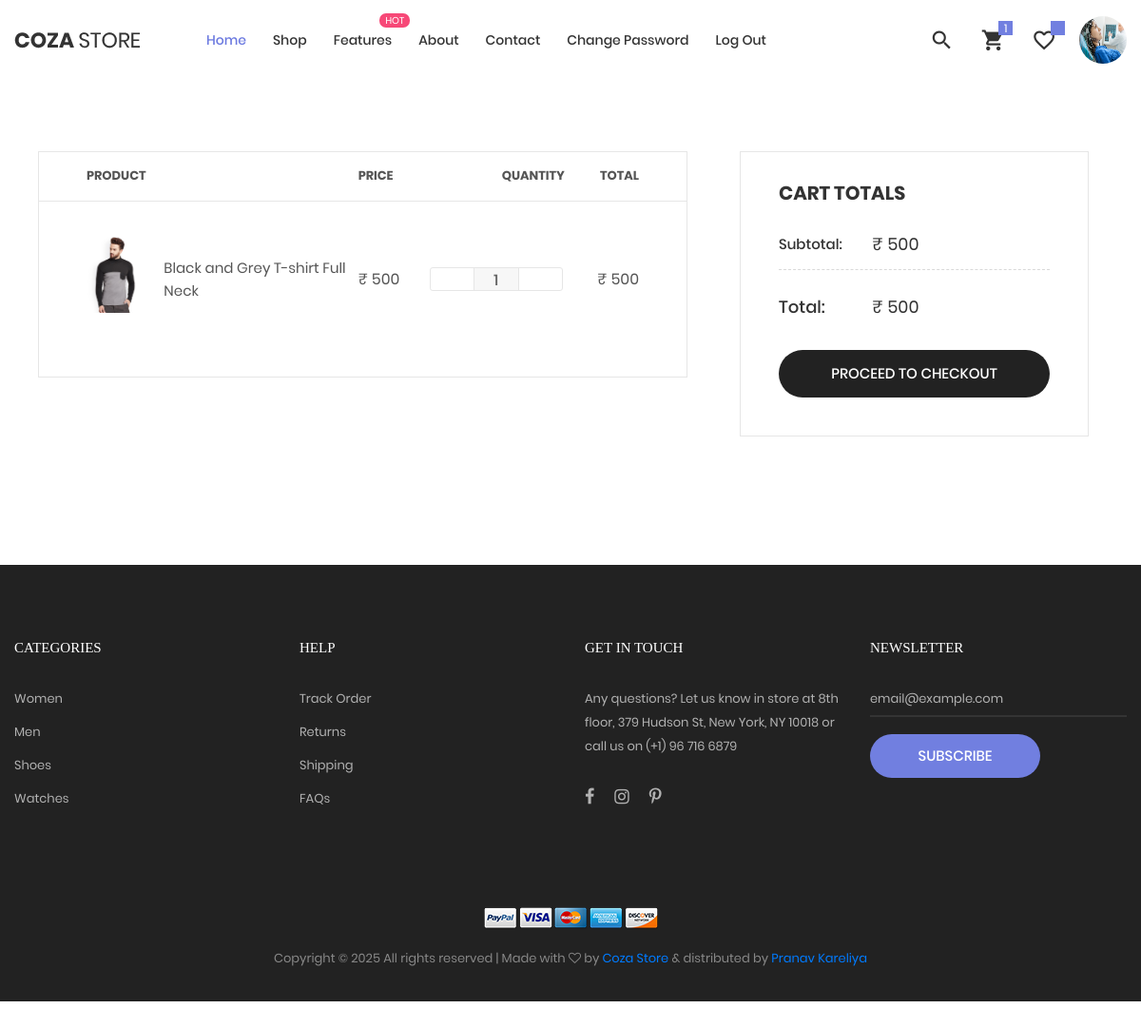
The app's page /cart/ (signed in) with its own data.
### myapp/models.py (models this page shows, shortened)
class Cart(models.Model):
    user=models.ForeignKey(User,on_delete=models.CASCADE)
    product=models.ForeignKey(Product,on_delete=models.CASCADE)
    product_price=models.PositiveIntegerField()
    product_qty=models.PositiveIntegerField()
    total_price=models.PositiveIntegerField()
    payment_status=models.BooleanField(default=False)

class Product(models.Model):
    category=(
        ("men","men"),
        ("women","women"),
        ("kids","kids"),
    )
    size=(
        ("s","s"),
        ("m","m"),
        ("l","l"),
        ("xl","xl"),
        ("xxl","xxl"),
    )
    seller=models.ForeignKey(User,on_delete=models.CASCADE)
    product_category=models.CharField(max_length=100,choices=category)
    product_size=models.CharField(max_length=100,choices=size)
    product_name=models.CharField(max_length=100)
    product_price=models.PositiveIntegerField()
    product_picture=models.ImageField(upload_to="product_picture/")
    product_desc=models.TextField()

### myapp/views.py (the view)
# urls.py: path('cart/',views.cart,name='cart'),
def cart(request):
    net_price=0
    user=User.objects.get(email=request.session['email'])
    carts=Cart.objects.filter(user=user).order_by("-id")
    for i in carts:
        net_price+=i.total_price
    request.session['cart_count']=len(carts)
    return render(request, 'cart.html',{'carts':carts,'net_price':net_price})

### myapp/templates/cart.html (shortened to what this page needs)
{% extends 'header.html' %}
{% load static %}
{% block content %}
<!DOCTYPE html>
<html lang="en">
<head>
</head>
<body class="animsition">
    <div class="bg0 p-t-75 p-b-85">
        <div class="container">
            <div class="row">
                <div class="col-lg-10 col-xl-7 m-lr-auto m-b-50">
                    <div class="m-l-25 m-r--38 m-lr-0-xl">
                        <div class="wrap-table-shopping-cart">
                            <table class="table-shopping-cart">
                                <thead>
                                    <tr class="table_head">
                                        <th class="column-1">Product</th>
                                        <th class="column-2"></th>
                                        <th class="column-3">Price</th>
                                        <th class="column-4">Quantity</th>
                                        <th class="column-5">Total</th>
                                    </tr>
                                </thead>
                                <tbody>
                                    {% for i in carts %}
                                    <tr class="table_row">
                                        <td class="column-1">
                                            <div class="how-itemcart1">
                                                <img src="{{ i.product.product_picture.url }}" alt="IMG">
                                            </div>
                                        </td>
                                        <td class="column-2" style="width: 30%;">
                                            <a href="{% url 'product_details' pk=i.product.pk %}"
                                                style="color: #555555;">
                                                {{i.product.product_name}}</a>
                                        </td>
                                        <td class="column-3">₹ {{i.product.product_price}}</td>
                                        <td class="column-4">
                                            <div class="wrap-num-product"
                                                style="width: 140px;height: 25px;border: 1px solid #e6e6e6; border-radius: 3px;overflow: hidden;">
                                                <form name="change_qty" method="post"
                                                    action="{% url 'change_qty' pk=i.pk %}"
                                                    class="mtext-104 cl3 txt-center"
                                                    style="display: flex;justify-content: center;align-items: center;">
                                                    <input type="number" name="product_qty" value="{{ i.product_qty }}"
                                                        min="1" max="10" class="mtext-104 cl3 txt-center num-product"
                                                        onchange="this.form.submit()">
                                                </form>
                                            </div>
                                        </td>
                                        <td class="column-5">₹ {{i.total_price}}</td>
                                    </tr>
                                    {% endfor %}
                                </tbody>
                            </table>
                        </div>
                    </div>
                </div>
                <div class="col-sm-10 col-lg-7 col-xl-5 m-lr-auto m-b-50">
                    <div class="bor10 p-lr-40 p-t-30 p-b-40 m-l-63 m-r-40 m-lr-0-xl p-lr-15-sm">
                        <h4 class="mtext-109 cl2 p-b-30">
                            Cart Totals
                        </h4>
                        <div class="flex-w flex-t bor12 p-b-13">
                            <div class="size-208">
                                <span class="stext-110 cl2">
                                    Subtotal:
                                </span>
                            </div>
                            <div class="size-209">
                                <span class="mtext-110 cl2">
                                    ₹ {{net_price}}
                                </span>
                            </div>
                        </div>
                        <div class="flex-w flex-t p-t-27 p-b-33">
                            <div class="size-208">
                                <span class="mtext-101 cl2">
                                    Total:
                                </span>
                            </div>
                            <div class="size-209 p-t-1">
                                <span class="mtext-110 cl2">
                                    ₹ {{net_price}}
                                </span>
                            </div>
                        </div>
                        <button class="flex-c-m stext-101 cl0 size-116 bg3 bor14 hov-btn3 p-lr-15 trans-04 pointer">
                            Proceed to Checkout
                        </button>
                    </div>
                </div>
            </div>
        </div>
    </div>
</body>
</html>
{% endblock %}

### myapp/static/css/main.css (style rules this page uses)
.container { max-width: 1380px; }
@media (max-width: 1600px) { .container { max-width: 1200px; } }
.wrap-num-product { width: 140px; height: 45px; border: 1px solid #e6e6e6; border-radius: 3px; overflow: hidden; }
.num-product { width: calc(100% - 90px); height: 100%; border-left: 1px solid #e6e6e6; border-right: 1px solid #e6e6e6; background-color: #f7f7f7; }
input.num-product { -moz-appearance: textfield; appearance: none; -webkit-appearance: none; }
.wrap-table-shopping-cart { overflow: auto; border-left: 1px solid #e6e6e6; border-right: 1px solid #e6e6e6; }
.table-shopping-cart { border-collapse: collapse; width: 100%; min-width: 680px; }
.table-shopping-cart tr { border-top: 1px solid #e6e6e6; border-bottom: 1px solid #e6e6e6; }
.table-shopping-cart .column-1 { width: 133px; padding-left: 50px; }
.table-shopping-cart .column-2 { width: 220px; font-size: 15px; }
.table-shopping-cart .column-3 { width: 120px; font-size: 16px; }
.table-shopping-cart .column-4 { width: 145px; text-align: right; }
.table-shopping-cart .column-5 { width: 172px; padding-right: 50px; text-align: right; font-size: 16px; }
.table-shopping-cart .table_row { height: 185px; }
.table-shopping-cart .table_row td { padding-bottom: 20px; }
.table-shopping-cart .table_row td.column-1 { padding-bottom: 30px; }
.table-shopping-cart .table_head th { font-family: Poppins-Bold; font-size: 13px; color: #555; text-transform: uppercase; line-height: 1.6; padding-top: 15px; padding-bottom: 15px; }
.table-shopping-cart td { font-family: Poppins-Regular; color: #555; line-height: 1.6; }
.cl0 { color: #fff; }
.cl2 { color: #333; }
.cl3 { color: #666; }
.stext-101 { font-family: Poppins-Medium; font-size: 15px; line-height: 1.466667; text-transform: uppercase; }
.stext-110 { font-family: Poppins-Medium; font-size: 15px; line-height: 1.466667; }
.mtext-101 { font-family: Poppins-Medium; font-size: 18px; line-height: 1.333333; }
.mtext-104 { font-family: Poppins-Medium; font-size: 16px; line-height: 1.6; }
.mtext-109 { font-family: Poppins-Bold; font-size: 20px; line-height: 1.3; text-transform: uppercase; }
.mtext-110 { font-family: Poppins-Regular; font-size: 18px; line-height: 1.222222; }
.size-116 { width: 100%; height: 50px; }
.size-208 { width: 34.5%; }
.size-209 { width: 65.5%; }
.bg0 { background-color: #fff; }
.bg3 { background-color: #222; }
.bor10 { border: 1px solid #e6e6e6; }
.bor12 { border-bottom: 1px dashed #d9d9d9; }
.bor14 { border-radius: 25px; }
.how-itemcart1 { width: 60px; position: relative; margin-right: 20px; cursor: pointer; }
.how-itemcart1 img { width: 100%; }
.how-itemcart1::after { content: '\e870'; font-family: Linearicons-Free; font-size: 16px; display: -webkit-box; display: -webkit-flex; display: -moz-box; display: -ms-flexbox; display: flex; justify-content: center; align-items: center; position: absolute; width: 100%; height: 100%; top: 0; left: 0; background-color: rgba(0,0,0,0.5); color: #fff; transition: all 0.3s; -webkit-transition: all 0.3s; -o-transition: all 0.3s; -moz-transition: all 0.3s; opacity: 0; }

### records on screen
Cart: product.product_picture (picture), product.product_name "Black and Grey T-shirt Full Neck", product.product_price "500", product_qty "1", total_price "500"

### other values on screen
{{ net_price }} "500"
